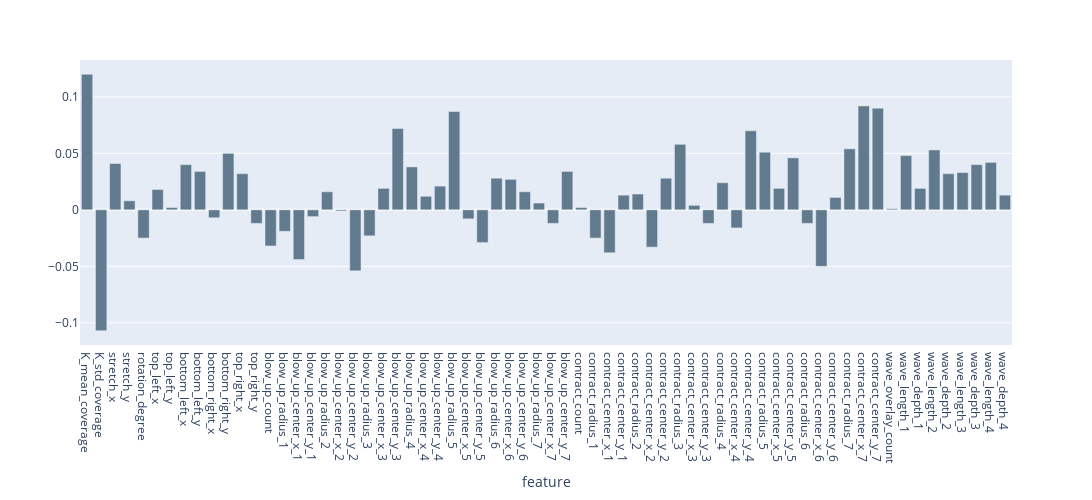

Write notebook code for a chart like this one.
### Code cell
fig = px.bar(
    corr_frame.loc[pd.isna(corr_frame.spearman_corr) == False].spearman_corr,
    color_discrete_sequence=COLOR_SEQUENCE,
    width=1650,
    height=500,
    labels={
        'value' : ''
    }
)
fig.update_layout(showlegend=False)
fig.write_image(attachment_dir / 'feature_values_correlation.jpg')
fig.write_image(attachment_dir / 'feature_values_correlation.pdf')

fig

### Figure 1 — Plotly figure (JSON) as saved in the notebook; plotly's stock layout.template omitted (floating-point values rounded to 4 significant figures)
{"data": [{"alignmentgroup": "True", "hovertemplate": "variable=spearman_corr<br>feature=%{x}<br>=%{y}<extra></extra>", "legendgroup": "spearman_corr", "marker": {"color": "#627a8e", "pattern": {"shape": ""}}, "name": "spearman_corr", "offsetgroup": "spearman_corr", "orientation": "v", "showlegend": true, "textposition": "auto", "type": "bar", "x": ["K_mean_coverage", "K_std_coverage", "stretch_x", "stretch_y", "rotation_degree", "top_left_x", "top_left_y", "bottom_left_x", "bottom_left_y", "bottom_right_x", "bottom_right_y", "top_right_x", "top_right_y", "blow_up_count", "blow_up_radius_1", "blow_up_center_x_1", "blow_up_center_y_1", "blow_up_radius_2", "blow_up_center_x_2", "blow_up_center_y_2", "blow_up_radius_3", "blow_up_center_x_3", "blow_up_center_y_3", "blow_up_radius_4", "blow_up_center_x_4", "blow_up_center_y_4", "blow_up_radius_5", "blow_up_center_x_5", "blow_up_center_y_5", "blow_up_radius_6", "blow_up_center_x_6", "blow_up_center_y_6", "blow_up_radius_7", "blow_up_center_x_7", "blow_up_center_y_7", "contract_count", "contract_radius_1", "contract_center_x_1", "contract_center_y_1", "contract_radius_2", "contract_center_x_2", "contract_center_y_2", "contract_radius_3", "contract_center_x_3", "contract_center_y_3", "contract_radius_4", "contract_center_x_4", "contract_center_y_4", "contract_radius_5", "contract_center_x_5", "contract_center_y_5", "contract_radius_6", "contract_center_x_6", "contract_center_y_6", "contract_radius_7", "contract_center_x_7", "contract_center_y_7", "wave_overlay_count", "wave_length_1", "wave_depth_1", "wave_length_2", "wave_depth_2", "wave_length_3", "wave_depth_3", "wave_length_4", "wave_depth_4"], "xaxis": "x", "y": [0.12, -0.107, 0.041, 0.008, -0.025, 0.018, 0.002, 0.04, 0.034, -0.007, 0.05, 0.032, -0.012, -0.032, -0.019, -0.044, -0.006, 0.016, -0.001, -0.054, -0.023, 0.019, 0.072, 0.038, 0.012, 0.021, 0.087, -0.008, -0.029, 0.028, 0.027, 0.016, 0.006, -0.012, 0.034, 0.002, -0.025, -0.038, 0.013, 0.014, -0.033, 0.028, 0.058, 0.004, -0.012, 0.024, -0.016, 0.07, 0.051, 0.019, 0.046, -0.012, -0.05, 0.011, 0.054, 0.092, 0.09, 0.001, 0.048, 0.019, 0.053, 0.032, 0.033, 0.04, 0.042, 0.013], "yaxis": "y"}], "layout": {"barmode": "relative", "height": 500, "legend": {"title": {"text": "variable"}, "tracegroupgap": 0}, "margin": {"t": 60}, "showlegend": false, "width": 1650, "xaxis": {"anchor": "y", "autorange": true, "domain": [0, 1], "range": [-0.5, 65.5], "title": {"text": "feature"}, "type": "category"}, "yaxis": {"anchor": "x", "autorange": true, "domain": [0, 1], "range": [-0.1196, 0.1326], "title": {"text": ""}, "type": "linear"}}}
